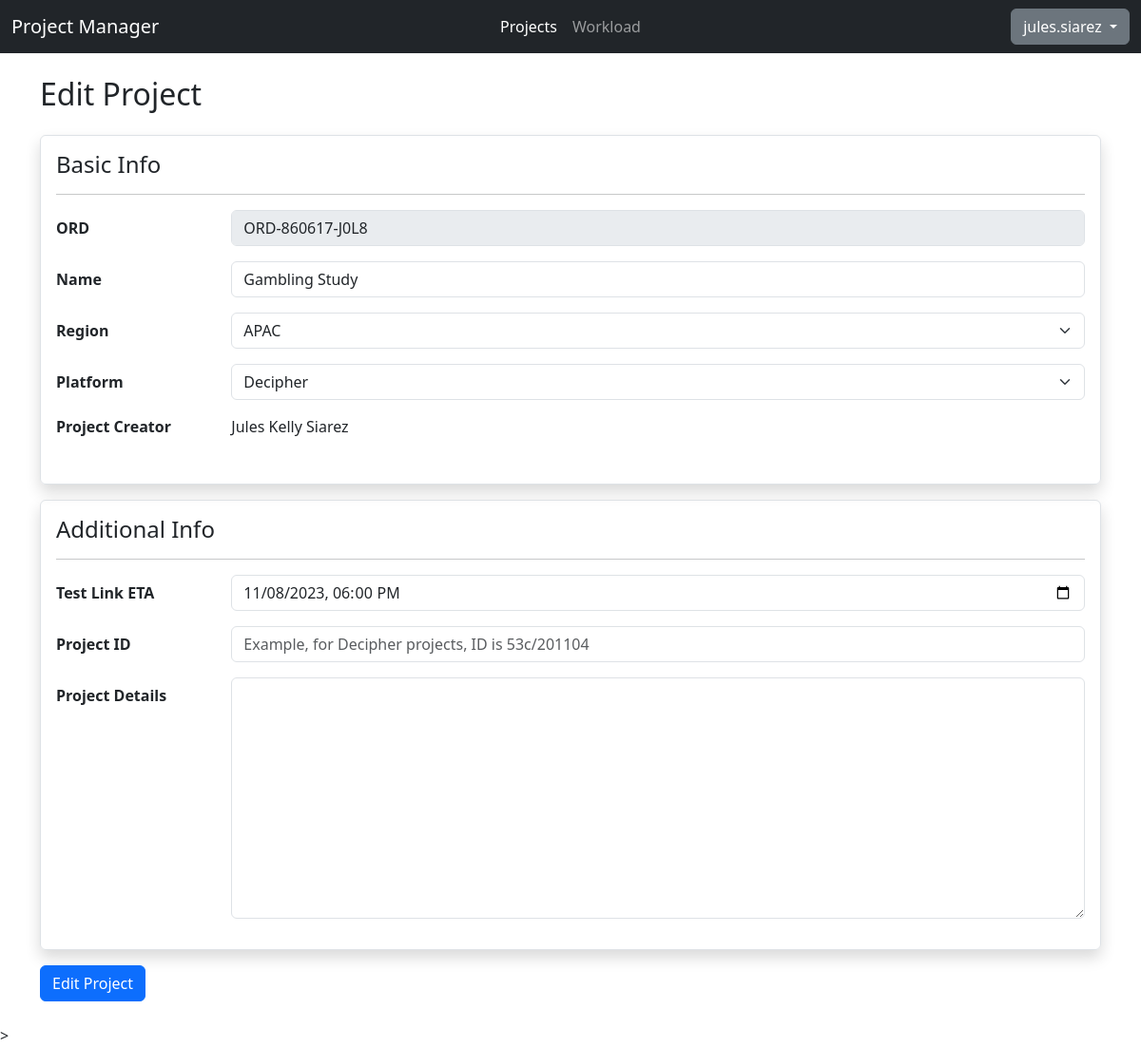
Before: /projects/edit/JYZXRN (signed in) with the older database file.
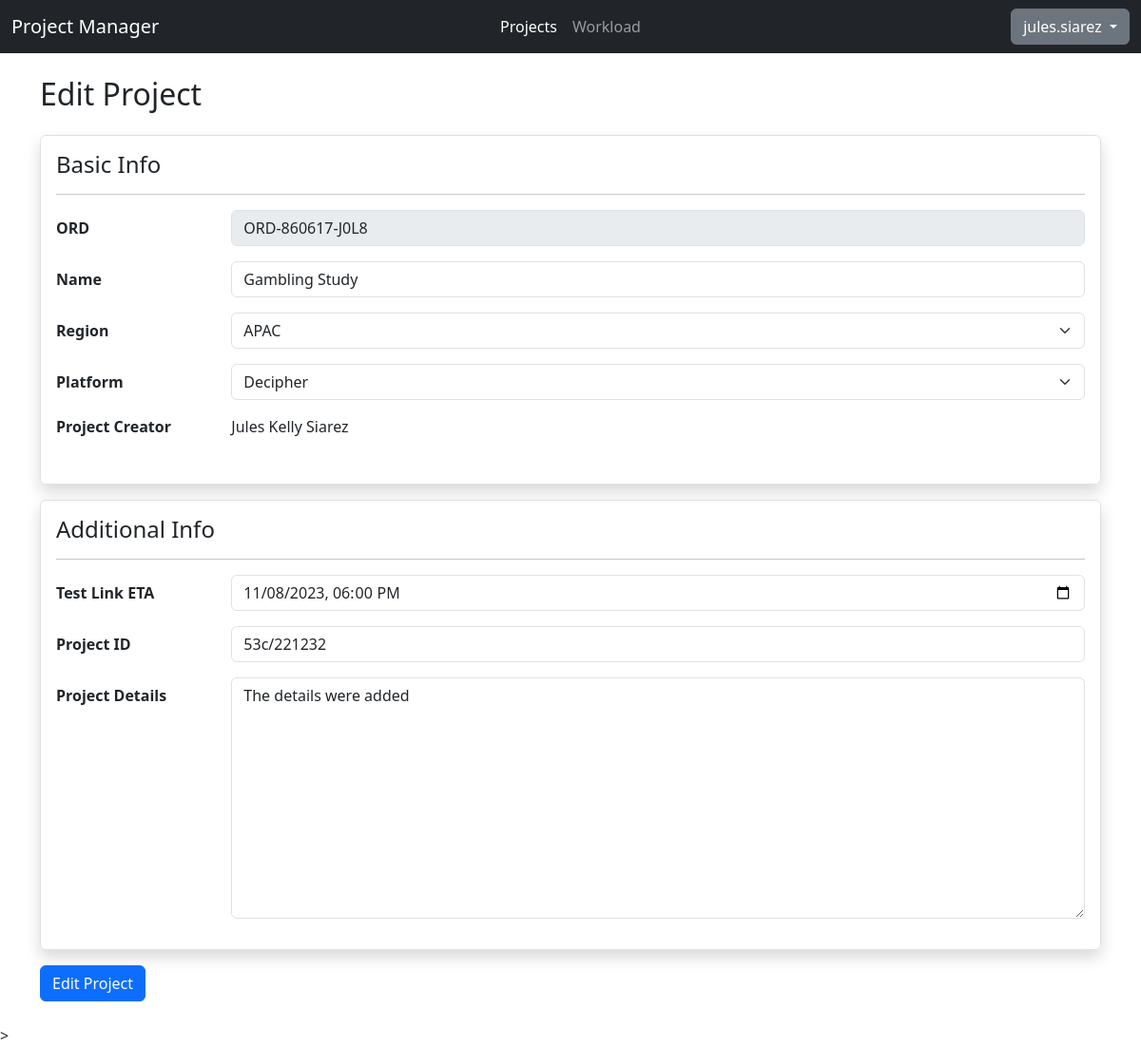
After: the same page with the newer database file.
### api/models.py (models this page shows, shortened)
class Project(models.Model):
    STATUS_CHOICES = [
     ("Headsup","Headsup"),
     ("Programming","Programming"),
     ("Changes","Changes"),
     ("Live", "Live"),
     ("LiveChange", "Live Changes"),
     ("Paused", "Paused"),
     ("Closed", "Closed")
    ]
    REGION_CHOICES = [
      ("APAC","APAC"),
      ("EMEA","EMEA"),
      ("NA","NA")
    ]
    PLATFORM_CHOICES = [
      ("Decipher", "Decipher"),
      ("CMIX","CMIX"),
      ("Confirmit","Confirmit")
    ]
    __original_eta = None
    code = models.SlugField(max_length=8, default=generate_unique_code, unique=True)
    ord = models.CharField(max_length=15, unique=True, validators=[RegexValidator(regex="^ORD-[0-9]{6}-[0-9A-Z]{4}$", message="Please enter the ORD in ORD-XXXXX-XXXX format.")])
    project_name = models.CharField(max_length=200)
    status = models.CharField(max_length=20, default="Headsup", choices=STATUS_CHOICES)
    created_date = models.DateField(auto_now_add=True)
    region = models.CharField(max_length=10, blank=True, choices=REGION_CHOICES)
    pid = models.CharField(max_length=20, blank=True)
    platform = models.CharField(max_length=15, default="Decipher", choices=PLATFORM_CHOICES)
    eta = models.DateTimeField(null=True,blank=True)
    details = models.TextField(max_length=255, blank=True)
    creator = models.ForeignKey(User, on_delete=models.CASCADE,null=True)
    def __init__(self, *args, **kwargs):
        super().__init__(*args, **kwargs)
        self.__original_eta = self.eta

### testfront/views.py (the view, shortened to what this page needs)
# urls.py: path('edit/<project_code>', views.projectedit, name="projectedit"),
@login_required
def projectedit(request, project_code):
    editproj = get_object_or_404(Project, code=project_code)
    if (editproj.creator != request.user and not request.user.has_perm("api.change_project")):
        return HttpResponseForbidden("Access denied")
    if request.method == "GET":
        username = f"{editproj.creator.first_name} {editproj.creator.last_name}"
        form = ProjectForm(instance = editproj, method="edit")
        return render(request, "testfront/formproject.html", {
            "form": form,
            "formText": "Edit",
            "username": username
        })

### testfront/templates/testfront/formproject.html (shortened to what this page needs)
{% extends "base.html" %}
{% load static %}
{% block css %} {% static "css/index.css" %} {% endblock %}
{% block body %}
<h2>{{formText}} Project</h2>
<form class="my-4" method="POST" novalidate>
  <fieldset class="border p-3 rounded shadow">
    <h4>Basic Info</h4>
    <hr />
    <div class="row mb-3">
      <label for="{{ form.ord.id_for_label }}" class="col-form-label fw-bold col-sm-2"
        >ORD</label
      >
      <div class="col-sm-10">
        {{ form.ord }}
      </div>
    </div>
    <div class="row mb-3">
      <label
        for="{{ form.project_name.id_for_label }}"
        class="form-label fw-bold col-form-label col-sm-2"
        >Name</label
      >
      <div class="col-sm-10">
        {{ form.project_name }}
      </div>
    </div>
    <div class="row mb-3">
      <label for="{{ form.region.id_for_label }}" class="col-form-label fw-bold col-sm-2"
        >Region</label
      >
      <div class="col-sm-10">
        {{ form.region }}
      </div>
    </div>
    <div class="row mb-3">
      <label for="{{ form.platform.id_for_label }}" class="col-form-label fw-bold col-sm-2"
        >Platform</label
      >
      <div class="col-sm-10">
        {{ form.platform }}
      </div>
    </div>
    {% if username %}
    <div class="row mb-3">
      <p class="fw-bold col-sm-2">Project Creator</p>
      <div class="col-sm-10">
        <span>{{username}}</span>
      </div>
    </div>
    {% endif %}
  </fieldset>
  <fieldset class="my-3 border p-3 rounded shadow">
    <h4>Additional Info</h4>
    <hr/>
    <div class="row mb-3">
      <label for="{{ form.eta.id_for_label }}" class="col-form-label fw-bold col-sm-2"
        >Test Link ETA</label
      >
      <div class="col-sm-10">
        {{ form.eta }}
      </div>
    </div>
    <div class="row mb-3">
        <label for="{{ form.pid.id_for_label }}" class="col-form-label fw-bold col-sm-2"
            >Project ID</label
        >
        <div class="col-sm-10">
            {{ form.pid }}
        </div>
    </div>
    <div class="row mb-3">
        <label for="{{ form.details.id_for_label }}" class="col-form-label fw-bold col-sm-2"
            >Project Details</label
        >
        <div class="col-sm-10">
          {{ form.details }}
        </div>
    </div>
  </fieldset>
  <button type="submit" class="btn btn-primary">{{formText}} Project</button>
</form>
{% endblock %}

Changed rows visible on the page:
changed Project "ORD-860617-J0L8": pid (not shown) → "53c/221232"; details (not shown) → "The details were added"
